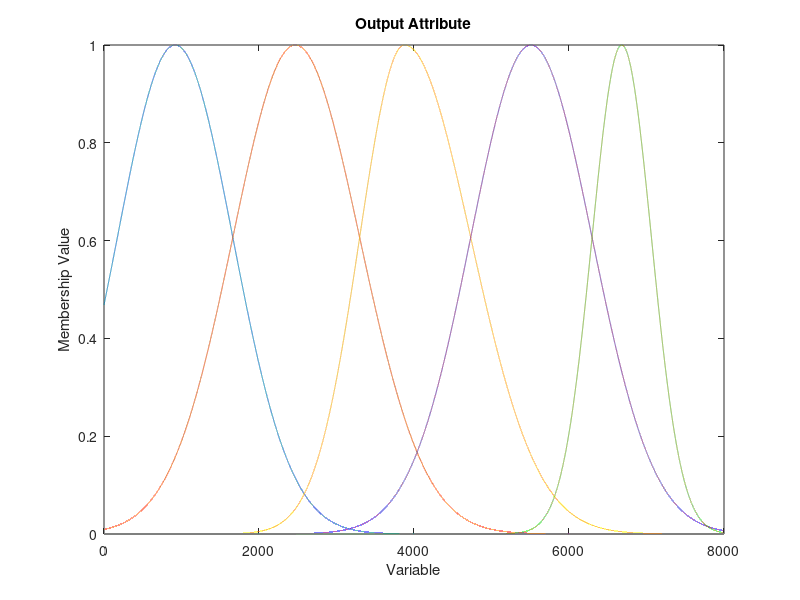

Reproduce this figure in MATLAB.
x = [3:0.1:9]';

y1 = gauss2mf(x,[0.287959865967379,4.678980190551354,0.287959865967379,4.678980190551354]);
y2 = gauss2mf(x,[0.515190281989674,5.482130338508408,0.187417606709691,5.482130338508408]);
y3 = gauss2mf(x,[0.523398591141114,6.192946536359212,0.523398591141114,6.192946536359212]);

plot(x,[y1 y2 y3]);
xlabel('Variable');
ylabel('Membership Value');

title('Input Attribute 1');




%%%%%%%%%%%%%%%%%%

x = [-1:0.1:1]';

y1 = gauss2mf(x,[0.121638769145348,-0.188261977149063,0.121638769145348,-0.188261977149063]);
y2 = gauss2mf(x,[0.025170282282492,-0.041452925721224,0.013604933587105,-0.041452925721224]);
y3 = gauss2mf(x,[0.049412587186478,0.021564595052359,0.049412587186478,0.021564595052359]);

plot(x,[y1 y2 y3]);
xlabel('Variable');
ylabel('Membership Value');

title('Input Attribute 3');

%%%%%%%%%%%%%%%%%%%%%%%%

x = [0:0.1:8000]';

y1 = gauss2mf(x,[7.283940289306375e+02,8.186716058389219e+02,7.283940289306375e+02,8.186716058389219e+02]);
y2 = gauss2mf(x,[8.035321485672594e+02,2.350597783336819e+03,9.206599188049296e+02,2.350597783336819e+03]);
y3 = gauss2mf(x,[5.927523811223806e+02,3.864010083264129e+03,8.669430298902422e+02,3.864010083264129e+03]);
y4 = gauss2mf(x,[7.408083064623836e+02,5.471761419616755e+03,7.715923326492375e+02,5.471761419616755e+03]);
y5 = gauss2mf(x,[4.343660260078969e+02,6.677719778273890e+03,4.343660260078969e+02,6.677719778273890e+03]);

plot(x,[y1 y2 y3 y4 y5]);
xlabel('Variable');
ylabel('Membership Value');

title('Input Attribute 2');

%%%%%%%%%%%
x = [0:0.1:8000]';

y1 = gauss2mf(x,[7.449324659900020e+02,9.174228228902012e+02,7.449324659900020e+02,9.174228228902012e+02]);
y2 = gauss2mf(x,[8.052220833542718e+02,2.467577372234475e+03,8.312036696139315e+02,2.467577372234475e+03]);
y3 = gauss2mf(x,[5.782044874479117e+02,3.876985529296318e+03,8.545385891191044e+02,3.876985529296318e+03]);
y4 = gauss2mf(x,[7.766023027116829e+02,5.508126421127106e+03,7.893781772644367e+02,5.508126421127106e+03]);
y5 = gauss2mf(x,[3.830551849574160e+02,6.680559783348958e+03,3.830551849574160e+02,6.680559783348958e+03]);


plot(x,[y1 y2 y3 y4 y5]);
xlabel('Variable');
ylabel('Membership Value');

title('Output Attribute');